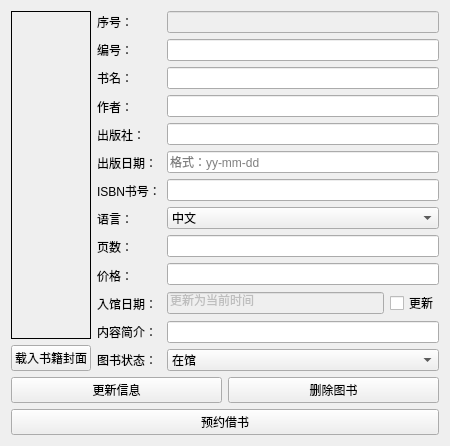
<?xml version="1.0" encoding="UTF-8"?>
<ui version="4.0">
 <class>b_ud_Form</class>
 <widget class="QWidget" name="b_ud_Form">
  <property name="geometry">
   <rect>
    <x>0</x>
    <y>0</y>
    <width>450</width>
    <height>422</height>
   </rect>
  </property>
  <property name="windowTitle">
   <string>详情</string>
  </property>
  <layout class="QGridLayout" name="gridLayout">
   <item row="0" column="0">
    <layout class="QVBoxLayout" name="verticalLayout_5">
     <item>
      <layout class="QHBoxLayout" name="horizontalLayout_2">
       <item>
        <layout class="QVBoxLayout" name="verticalLayout_4">
         <item>
          <widget class="QLabel" name="label_18">
           <property name="frameShape">
            <enum>QFrame::Box</enum>
           </property>
           <property name="text">
            <string/>
           </property>
           <property name="pixmap">
            <pixmap resource="../img_rcc.qrc">:/Icon/book.png</pixmap>
           </property>
           <property name="alignment">
            <set>Qt::AlignCenter</set>
           </property>
          </widget>
         </item>
         <item>
          <widget class="QPushButton" name="load_photo_btn">
           <property name="enabled">
            <bool>true</bool>
           </property>
           <property name="autoFillBackground">
            <bool>false</bool>
           </property>
           <property name="text">
            <string>载入书籍封面</string>
           </property>
           <property name="autoRepeat">
            <bool>false</bool>
           </property>
          </widget>
         </item>
        </layout>
       </item>
       <item>
        <layout class="QVBoxLayout" name="verticalLayout_3">
         <item>
          <layout class="QHBoxLayout" name="horizontalLayout">
           <item>
            <layout class="QVBoxLayout" name="verticalLayout">
             <item>
              <widget class="QLabel" name="label_6">
               <property name="text">
                <string>序号：</string>
               </property>
              </widget>
             </item>
             <item>
              <widget class="QLabel" name="label_7">
               <property name="text">
                <string>编号：</string>
               </property>
              </widget>
             </item>
             <item>
              <widget class="QLabel" name="label_8">
               <property name="text">
                <string>书名：</string>
               </property>
              </widget>
             </item>
             <item>
              <widget class="QLabel" name="label_11">
               <property name="text">
                <string>作者：</string>
               </property>
              </widget>
             </item>
             <item>
              <widget class="QLabel" name="label_9">
               <property name="text">
                <string>出版社：</string>
               </property>
              </widget>
             </item>
             <item>
              <widget class="QLabel" name="label_10">
               <property name="text">
                <string>出版日期：</string>
               </property>
              </widget>
             </item>
             <item>
              <widget class="QLabel" name="label_12">
               <property name="text">
                <string>ISBN书号：</string>
               </property>
              </widget>
             </item>
             <item>
              <widget class="QLabel" name="label_13">
               <property name="text">
                <string>语言：</string>
               </property>
              </widget>
             </item>
             <item>
              <widget class="QLabel" name="label_14">
               <property name="text">
                <string>页数：</string>
               </property>
              </widget>
             </item>
             <item>
              <widget class="QLabel" name="label_15">
               <property name="text">
                <string>价格：</string>
               </property>
              </widget>
             </item>
             <item>
              <widget class="QLabel" name="label_17">
               <property name="text">
                <string>入馆日期：</string>
               </property>
              </widget>
             </item>
             <item>
              <widget class="QLabel" name="label_16">
               <property name="text">
                <string>内容简介：</string>
               </property>
              </widget>
             </item>
             <item>
              <widget class="QLabel" name="label_19">
               <property name="text">
                <string>图书状态：</string>
               </property>
              </widget>
             </item>
            </layout>
           </item>
           <item>
            <layout class="QVBoxLayout" name="verticalLayout_2">
             <item>
              <widget class="QLineEdit" name="id_le">
               <property name="enabled">
                <bool>false</bool>
               </property>
              </widget>
             </item>
             <item>
              <widget class="QLineEdit" name="code_le"/>
             </item>
             <item>
              <widget class="QLineEdit" name="name_le"/>
             </item>
             <item>
              <widget class="QLineEdit" name="author_le"/>
             </item>
             <item>
              <widget class="QLineEdit" name="press_le"/>
             </item>
             <item>
              <widget class="QLineEdit" name="datepress_le">
               <property name="placeholderText">
                <string>格式：yy-mm-dd</string>
               </property>
              </widget>
             </item>
             <item>
              <widget class="QLineEdit" name="ISBN_le"/>
             </item>
             <item>
              <widget class="QComboBox" name="language_cb">
               <item>
                <property name="text">
                 <string>中文</string>
                </property>
               </item>
               <item>
                <property name="text">
                 <string>英文</string>
                </property>
               </item>
               <item>
                <property name="text">
                 <string>日文</string>
                </property>
               </item>
               <item>
                <property name="text">
                 <string>俄文</string>
                </property>
               </item>
               <item>
                <property name="text">
                 <string>德文</string>
                </property>
               </item>
               <item>
                <property name="text">
                 <string>法文</string>
                </property>
               </item>
              </widget>
             </item>
             <item>
              <widget class="QLineEdit" name="pages_le"/>
             </item>
             <item>
              <widget class="QLineEdit" name="price_le"/>
             </item>
             <item>
              <layout class="QHBoxLayout" name="horizontalLayout_3">
               <item>
                <widget class="QLineEdit" name="dateln_le">
                 <property name="enabled">
                  <bool>false</bool>
                 </property>
                 <property name="text">
                  <string>更新为当前时间</string>
                 </property>
                 <property name="echoMode">
                  <enum>QLineEdit::Normal</enum>
                 </property>
                </widget>
               </item>
               <item>
                <widget class="QCheckBox" name="dateln_cb">
                 <property name="text">
                  <string>更新</string>
                 </property>
                </widget>
               </item>
              </layout>
             </item>
             <item>
              <widget class="QLineEdit" name="brief_le"/>
             </item>
             <item>
              <widget class="QComboBox" name="status_cb">
               <item>
                <property name="text">
                 <string>在馆</string>
                </property>
               </item>
               <item>
                <property name="text">
                 <string>借出</string>
                </property>
               </item>
               <item>
                <property name="text">
                 <string>遗失</string>
                </property>
               </item>
               <item>
                <property name="text">
                 <string>变卖</string>
                </property>
               </item>
               <item>
                <property name="text">
                 <string>销毁</string>
                </property>
               </item>
              </widget>
             </item>
            </layout>
           </item>
          </layout>
         </item>
        </layout>
       </item>
      </layout>
     </item>
     <item>
      <layout class="QHBoxLayout" name="horizontalLayout_4">
       <item>
        <widget class="QPushButton" name="update_btn">
         <property name="text">
          <string>更新信息</string>
         </property>
        </widget>
       </item>
       <item>
        <widget class="QPushButton" name="delete_btn">
         <property name="text">
          <string>删除图书</string>
         </property>
        </widget>
       </item>
      </layout>
     </item>
     <item>
      <widget class="QPushButton" name="sst_btn">
       <property name="text">
        <string>预约借书</string>
       </property>
      </widget>
     </item>
    </layout>
   </item>
  </layout>
 </widget>
 <resources>
  <include location="../img_rcc.qrc"/>
 </resources>
 <connections/>
</ui>
